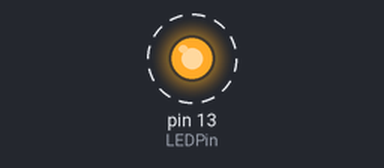
This sketch was run on a simulated Arduino Uno, built with avr-gcc and run on an emulated ATmega328P. On the bench: output pins drawn as LEDs (lit = HIGH). Dashed ring = blinking.

Above: at 0.1 s.
Timing chart, 0 to 3.0 s (numbered marks = the images above):
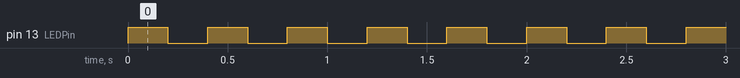

Measured:
- by itself, pin 13 (LEDPin): alternates HIGH for 0.20 s and LOW for 0.20 s

The sketch:

blink_200ms.ino
```cpp
int LEDPin = 13;
int delayTime = 200;
void setup() {
  // put your setup code here, to run once:
  pinMode(LEDPin,OUTPUT);
}

void loop() {
  // put your main code here, to run repeatedly:
  digitalWrite(LEDPin,HIGH);
  delay(delayTime);
  digitalWrite(LEDPin,LOW);
  delay(delayTime);
}
```
